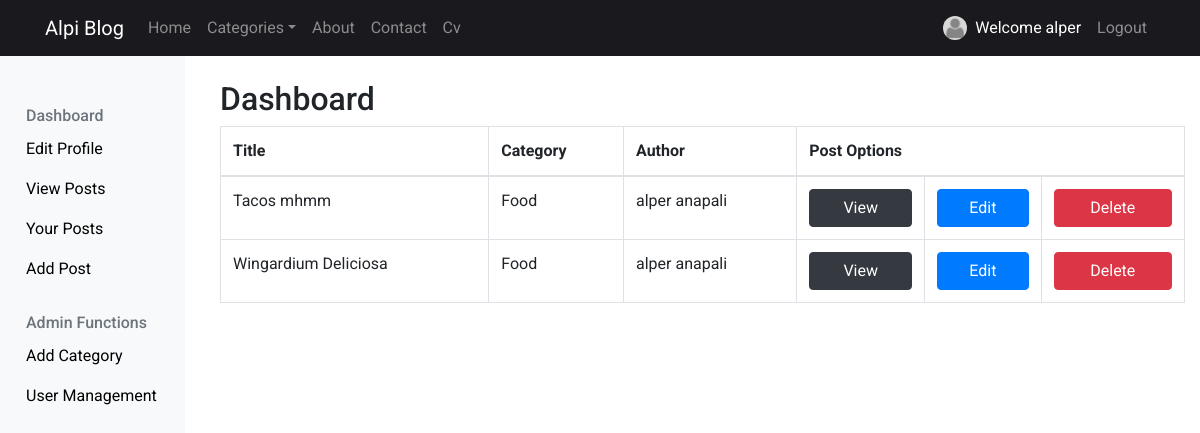
The page /src/dashboard (signed in) on the database its author committed.
### tables this page shows
CREATE TABLE `posts` (
  `id` int(11) NOT NULL,
  `header` varchar(180) NOT NULL,
  `content` text NOT NULL,
  `timestamp` timestamp NOT NULL DEFAULT current_timestamp(),
  `user_id` int(11) NOT NULL,
  `file_id` int(11) NOT NULL,
  `category_id` int(11) NOT NULL,
  `slug` varchar(255) DEFAULT NULL
);

CREATE TABLE `category` (
  `id` int(11) NOT NULL,
  `category_name` varchar(125) NOT NULL,
  `icon_name` varchar(100) DEFAULT NULL
);

CREATE TABLE `user` (
  `id` int(11) NOT NULL,
  `firstname` varchar(32) NOT NULL,
  `lastname` varchar(32) NOT NULL,
  `email` varchar(32) NOT NULL,
  `password` varchar(255) NOT NULL,
  `login_attempts` int(11) DEFAULT NULL,
  `permission_id` tinyint(1) NOT NULL DEFAULT 2,
  `file_id` int(11) DEFAULT NULL
);

### src/lib/Application.php (called while the page is built, shortened)
<?php
class Application {
    function __construct() {
        require 'controller/Navbar.php';
        $controller = new $url[0];
        $controller->loadModel();
        $controller->index();
    }
}

### src/index.php (called while the page is built, shortened)
<?php
include 'lib/Message.php';
include 'lib/Database.php';
include 'lib/Session.php';
include 'lib/Model.php';
include 'lib/View.php';
include 'lib/Controller.php';
include 'lib/Application.php';
$app = new Application();

### src/lib/Model.php (called while the page is built, shortened)
<?php
class Model {
    function __construct() {
        $this->db = new Database();
    }
}

### src/lib/Database.php (called while the page is built, shortened)
<?php
class Database extends PDO {
    public function __construct() {
        try {
            $dsn = DB_TYPE . ':host=' . DB_HOST . ';port=' . DB_PORT . ';dbname=' . DB_NAME;
            $username = DB_USER;
            $passwd = DB_PASS;
        }
        catch(PDOException $e) {
            echo "Connection failed: " . $e->getMessage();
        }
    }
}

### src/model/Dashboard_Model.php (called while the page is built, shortened)
<?php
    class Dashboard_Model extends Model {
        public function getPosts() {
            $sql = 'SELECT user.firstname, user.lastname, file.image, file.thumb, category.category_name, posts.*
                    FROM user
                    JOIN posts
                    ON user.id = posts.user_id
                    JOIN file
                    ON file.id = posts.file_id
                    JOIN category
                    ON category.id = posts.category_id ORDER BY timestamp DESC';
            $obj = $this->db->prepare($sql);
            $obj->execute();
            if ($obj->rowCount() > 0) {
                $data = $obj->fetchAll(PDO::FETCH_OBJ);
                return $data;
            }
            return false;
        }
    }

### src/lib/Controller.php (called while the page is built, shortened)
<?php
class Controller {
    public function loadModel() {
        $model_name = get_class($this) . '_Model';
        $model_file = 'model/' . $model_name . '.php';
        if (file_exists($model_file)) {
            $this->model = new $model_name;
        }
    }
}

### src/lib/Session.php (called while the page is built, shortened)
<?php
class Session {
    static public function get($key) {
        if (isset($_SESSION[$key]))
            return $_SESSION[$key];
    }
}

### src/view/dashboard/view.php (the view)
<?php include 'partial/sidebar.php'; ?>
    <div class="col">
        <div class="container">
            <h2>Dashboard</h2>
            <div class="table-responsive">
                <table class="table table-bordered" id="dataTable" width="100%" cellspacing="0">
                    <thead>
                        <tr>
                            <th>Title</th>
                            <th>Category</th>
                            <th>Author</th>
                            <th colspan="3">Post Options</th>
                        </tr>
                    </thead>
                    <tbody>
                        <?php foreach($this->posts as $post) : ?>
                        <tr>
                            <td><?= $post->header ?></td>
                            <td><?= $post->category_name ?></td>
                            <td><?= $post->firstname . ' ' . $post->lastname?></td>
                            <?php if(Session::get('user')['permission'] == "Admin"): ?>
                                <td><a href="<?= URL; ?>category/show/<?= $post->slug; ?>" class="btn btn-dark">View</a></td>
                                <td><a href="<?= URL; ?>dashboard/edit/<?= $post->slug; ?>" class="btn btn-primary">Edit</a></td>
                                <td><a href="<?= URL; ?>dashboard/delete/<?= $post->slug; ?>" class="btn btn-danger">Delete</a></td>
                            <?php elseif(Session::get('user')['permission'] == "Editor"): ?>
                                <td><a href="<?= URL; ?>category/show/<?= $post->slug; ?>" class="btn btn-dark">View</a></td>
                                <td><a href="<?= URL; ?>dashboard/edit/<?= $post->slug; ?>" class="btn btn-primary">Edit</a></td>
                            <?php elseif(Session::get('user')['permission'] == "Guest"): ?>
                                <td><a href="<?= URL; ?>category/show/<?= $post->slug; ?>" class="btn btn-dark">View</a></td>
                            <?php endif; ?>
                        </tr>
                        <?php endforeach; ?>
                    </tbody>
                </table>
            </div>
        </div>
    </div>

### src/public/css/main.css (style rules this page uses)
body { padding-top: 5rem; font-family: 'roboto', sans-serif; }
a { color: black; }
td .btn { width: 100%; }

### rows shown on the page
posts: header "Tacos mhmm", category.category_name "Food", user.firstname "alper", user.lastname "anapali"
posts: header "Wingardium Deliciosa", category.category_name "Food", user.firstname "alper", user.lastname "anapali"

### other values the page prints
SITENAME "Alpi Blog"
Session::get('user')['firstname'] "alper"
